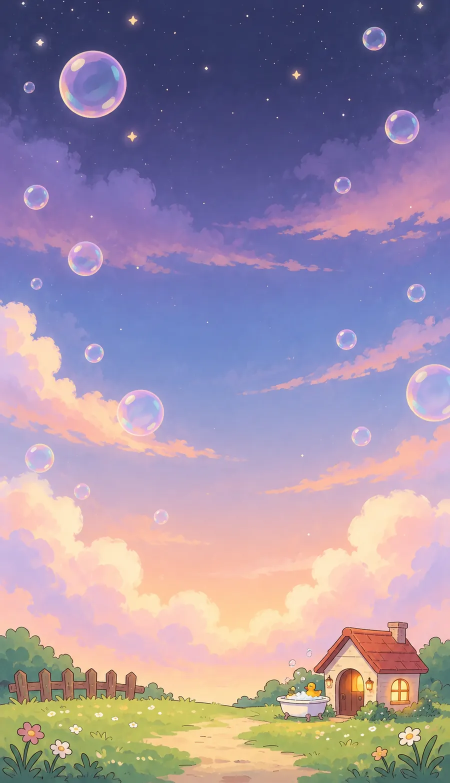
#> input picture assets/bg/home_bangul.webp, 900 x 1566 px (shown at 1/2 size)
$ python gen_long.py 5
#> lines starting #> are read from the running program, lines starting #| are printed output that depends on the picture; pictures that were not available may be replaced by others from this repository, and a replacement may not be noted
# -*- coding: utf-8 -*-
"""
한 장처럼 이어지는 긴 배경 — 스테이지마다 한 칸씩, 앞 칸 윗부분을 아래에 깔아 주고 위로 이어 그리게 한다 (Codex).

  python tools/gen_long.py 1 2 3        (칸 번호 = 스테이지 번호, 앞 칸이 있어야 이어 그린다)
  python tools/gen_long.py 2 --n 3      (한 칸에 몇 장 뽑아 이음매가 가장 잘 맞는 걸 고를지)

- 칸 크기 960x1700 (Codex 세로 그림 비율 9:16). 결과 assets/_gen/long/tile_NN.png (고른 것) · tile_NN_c*.png (후보)
- 이음매: 앞 칸 위 OVER px 를 새 칸 아래에 깔아 그리게 하고, 새 칸의 아래 띠를 앞 칸 위 띠에 맞춰
  (세로 어긋남을 찾아) 부드럽게 섞는다 → assets/_gen/long/strip.png 는 1칸부터 이어 붙인 긴 그림 미리보기.
"""
import argparse, pathlib, subprocess, sys, shutil
from PIL import Image, ImageChops, ImageStat

ROOT = pathlib.Path(__file__).resolve().parent.parent
OUT = ROOT / "assets/_gen/long"
TW, TH = 960, 1700
OVER = 420                     # 앞 칸 위에서 가져와 새 칸 아래에 깔아 주는 높이
BLEND = 220                    # 실제로 섞는 띠 높이

STYLE = ("A tall vertical (portrait 9:16) scrolling background painting for a cute casual mobile game where a puppy "
  "floats higher and higher from a flower meadow up through a dreamy sky and out into space. One continuous world: "
  "this picture is ONE SECTION of a single very long painting. Art style: premium cute casual mobile game illustration, "
  "soft painterly cel shading with gentle gradients, thin soft dark outlines, rich but harmonious pastel colors, "
  "lots of charming small details at the LEFT and RIGHT edges, while the CENTER column stays calmer and lower in "
  "contrast so small falling objects remain easy to read. Whimsical and storybook-like — it does NOT need to be "
  "realistic; take the stage name literally and playfully. No characters, no animals, no people, no text, no letters, "
  "no UI, no frame. "
  "VERY IMPORTANT for gameplay: the CENTRAL HALF of the width must stay mostly OPEN — just the soft sky/space gradient "
  "with at most a few tiny faint sparkles; put every big or detailed object (clouds, props, planets, decorations) in "
  "the LEFT and RIGHT thirds, partly cut off by the edges. ")
CONT = ("The attached FIRST image is the painting so far: only its BOTTOM strip is painted, the flat gray area above it "
  "is empty canvas. Fill the whole empty gray area by continuing the painting UPWARD seamlessly from that strip — "
  "match its colors, lighting, sky gradient and any clouds or objects that cross the boundary exactly, and keep the "
  "bottom strip itself unchanged. As you go up, transition smoothly into the new stage described below; the top of "
  "the image is fully the new stage. ")
STAGE = {
  1: "STAGE 'Roly-poly Flower Meadow' (the very first, lowest section): the bottom 20% is a lush soft rolling flower "
     "meadow seen from just above the grass — gentle round hills covered in daisies, buttercups, clover and tiny pink "
     "flowers, a few dandelion puffs, butterflies' worth of sparkle but no animals. Above it a bright clear morning "
     "blue sky with a few big fluffy cute clouds, dandelion seeds and flower petals floating up the sky.",
  2: "STAGE 'Rainbow Blanket': the sky turns a soft sunny blue and huge soft RAINBOW-colored patchwork quilt blankets "
     "drift across the sky like gentle flying carpets — draped over clouds at the left and right edges, with cozy "
     "stitched patches, little pom-pom tassels and soft folds; pastel rainbow ribbons trail between them.",
  3: "STAGE 'Cotton Candy Sea' (솜사탕 = fluffy spun-sugar COTTON CANDY / candy floss, NOT hard candy): "
     "at the left and right edges, banks of FLUFFY COTTON CANDY FLOSS in pastel pink, lilac and baby blue pile up into "
     "gentle rolling waves like a fluffy ocean shore, with a few big round cotton-candy puffs on simple white paper "
     "sticks bobbing like buoys; thin wisps of floss drift across, soft sugar sparkles. Texture of spun sugar threads. "
     "ABSOLUTELY NO lollipops, NO swirl candies, NO hard candies, NO candy canes, NO waterfalls, NO islands.",
  4: "STAGE 'Feather Sky': a brighter, higher sky where giant soft white and pastel FEATHERS float and drift gently "
     "like slow boats, some fluffy downy feathers swirling at the edges, tiny wisps of cloud, a light airy mood.",
  5: "STAGE 'Cloud Stripes' (구름 줄무늬): a whimsical sky where the fluffy clouds are painted with bold cheerful candy STRIPES — "
     "pink-and-white, mint-and-white and lemon-and-white striped clouds like striped socks and candy canes, some long "
     "striped cloud ribbons waving in from the sides, and two or three cute striped hot-air balloons (pastel stripes) "
     "floating at the edges. Bright, playful and clearly different from plain clouds.",
  6: "STAGE 'Sparkle Ripples': high in a deep blue-to-navy sky, shimmering SPARKLY RIPPLE waves of light flow in from "
     "the sides like a gentle glittering sea surface in the air, little twinkling sparkles, first real stars.",
  7: "STAGE 'Aurora Curtain': night sky; big soft flowing AURORA CURTAINS in mint green, pink and violet hang and ripple "
     "down from the top-left and top-right like real stage curtains with soft folds, many small twinkling stars.",
  8: "STAGE 'Shooting Star Village': deep indigo night; cute tiny cottages and lanterns perched on little floating "
     "star-shaped islands at the edges — a VILLAGE of shooting stars, with friendly shooting stars streaking by with "
     "pastel trails, a starry sky.",
  9: "STAGE 'Blue Summit': the very TOP of the blue sky — the atmosphere ends: the bottom shows the glowing cyan-blue "
     "curved rim of the sky like a mountain summit edge of light, above it near-black navy space full of stars.",
  10: "STAGE 'Roly-poly Earth': space; a big cute ROUND cartoon Earth (blue oceans, green lands, white swirl clouds) "
      "partly visible at the left or right edge, a tiny satellite, dark starry space.",
  11: "STAGE 'Moon Neighborhood': space; a big cute pale round MOON at one edge with tiny cozy moon houses, little "
      "ladders and lanterns on it (a neighborhood on the moon), soft craters, purple starry space.",
  12: "STAGE 'Floating Pebbles': cute chunky pastel ROCKS and pebbles of many sizes FLOATING lazily in dark purple "
      "space at the edges (an asteroid field), some with tiny sparkly crystals, twinkling stars.",
  13: "STAGE 'Starlight River': a dreamy flowing RIVER made of starlight — pastel pink, lavender and mint glittering "
      "stream of stars curving across the edges of deep blue space, little sparkles like fish.",
  14: "STAGE 'Pitch-dark Space': very dark blue-black deep space, sparse tiny stars, two tiny faint distant galaxies "
      "at the edges, quiet and lonely, a hint of a faint purple glow far above.",
  15: "STAGE 'Scary Hole': darker purple space with soft violet mist bands swirling inward toward a dark spooky "
      "black-hole opening that starts to appear at the TOP, a little scary but still cute, few stars.",
  16: "STAGE 'Glowing Donut': a huge glowing DONUT-shaped ring of light (an accretion disk) in pastel orange, pink and "
      "gold — drawn like a giant glazed sparkly donut with sprinkles of light — around a black center, mostly at the "
      "edges, dark purple space.",
  17: "STAGE 'Rainbow Hula Hoop': giant glowing RAINBOW HULA-HOOP rings of light spinning around a cute black hole, "
      "several colorful hoops tilted at different angles at the edges, soft purple space, stars being pulled in.",
  18: "STAGE 'Poop Boss's House' (the final stage, inside the black hole): a surreal dark purple dreamy space where the "
      "Poop Boss lives — at the left and right edges a whimsical cute palace made of chocolate-brown soft-serve swirl "
      "towers with little golden crowns, tiny flags and glowing windows, floating swirly pink and cyan light threads. "
      "No faces, no characters.",
}


def gray_canvas(prev):
    """앞 칸 위 OVER px 를 아래에 깐 회색 판 — 이걸 보고 위로 이어 그린다"""
    c = Image.new("RGB", (TW, TH), (128, 128, 128))
    c.paste(prev.crop((0, 0, TW, OVER)), (0, TH - OVER))
    return c


# [19 lines left out: functions fit, seam, not called in this run]


def gen(n, k):
    """칸 n 을 k 장 뽑는다 — 후보 경로 목록"""
    refs = []
    prompt = STYLE + STAGE[n]
    if n > 1:
        prev = Image.open(OUT / ("tile_%02d.png" % (n - 1))).convert("RGB")
        gc = OUT / ("_canvas_%02d.png" % n); gray_canvas(prev).save(gc); refs.append(str(gc))
        prompt = STYLE + CONT + STAGE[n]
    refs.append(str(OUT / "style.png"))
    name = "long_%02d" % n
    cmd = [sys.executable, str(ROOT / "tools/gen_codex.py"), name, prompt, "--ref", *refs,
           "--n", str(k), "--jobs", str(k), "--bg", "opaque", "--raw"]
    subprocess.run(cmd, cwd=ROOT, check=False)
    return sorted(p for p in (ROOT / "assets/_gen").glob(name + "_*.png") if not p.stem.endswith("_raw"))


def main():
    ap = argparse.ArgumentParser()
    ap.add_argument("tiles", type=int, nargs="+")
    ap.add_argument("--n", type=int, default=2)
    a = ap.parse_args()
    OUT.mkdir(parents=True, exist_ok=True)
    if not (OUT / "style.png").exists():                        # 화풍 참고 — 홈 배경(Codex, 같은 그림체)
        Image.open(ROOT / "assets/bg/home_bangul.webp").convert("RGB").resize((480, 835)).save(OUT / "style.png")
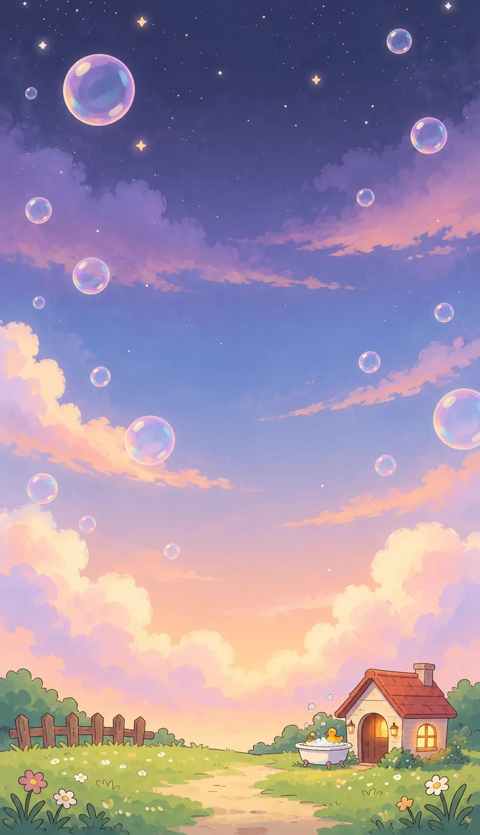
#> saved as style.png: PIL image 480x835 RGB; mean R, G, B 159.5, 143.7, 164.4
    for n in a.tiles:
        cands = gen(n, a.n)
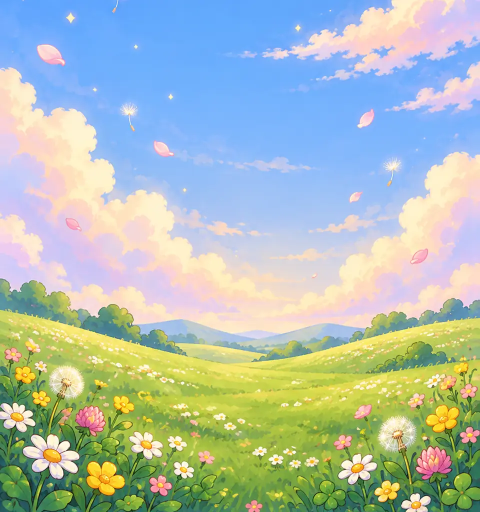
#> input picture assets/bg/long/c00.webp, 960 x 1024 px, given in place of tile_04.png, which was not available (shown at 1/2 size)
#> in gen, prev is the input picture: PIL image 960x1024 RGB; mean R, G, B 173.4, 189.8, 181
#> in gray_canvas, `c = Image.new("RGB", (TW, TH), (128, 128, 128))`: c: PIL image 960x1700 RGB; every value is 128
#> in gray_canvas, `c.paste(prev.crop((0, 0, TW, OVER)), (0, TH - OVER))`:
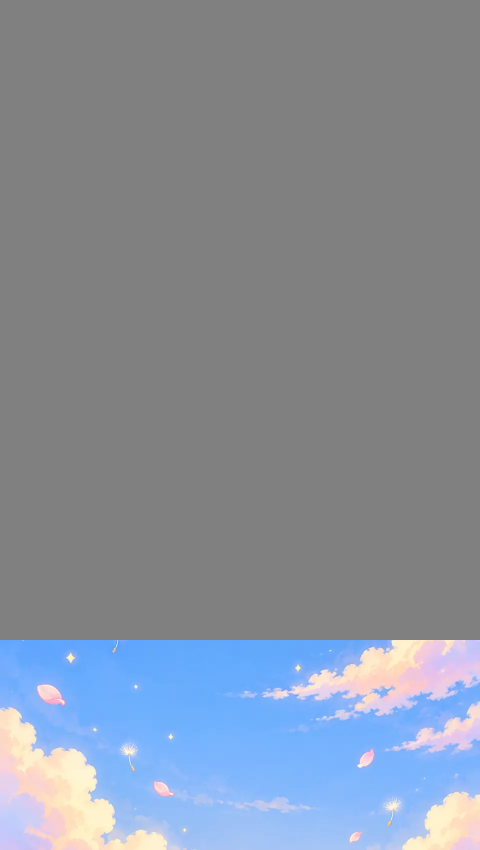
#> c: PIL image 960x1700 RGB (shown at 1/2 size); mean R, G, B 135.3, 143.4, 155.8
        if not cands:
#> (the run stopped early here; a loop or call above may not have finished)
